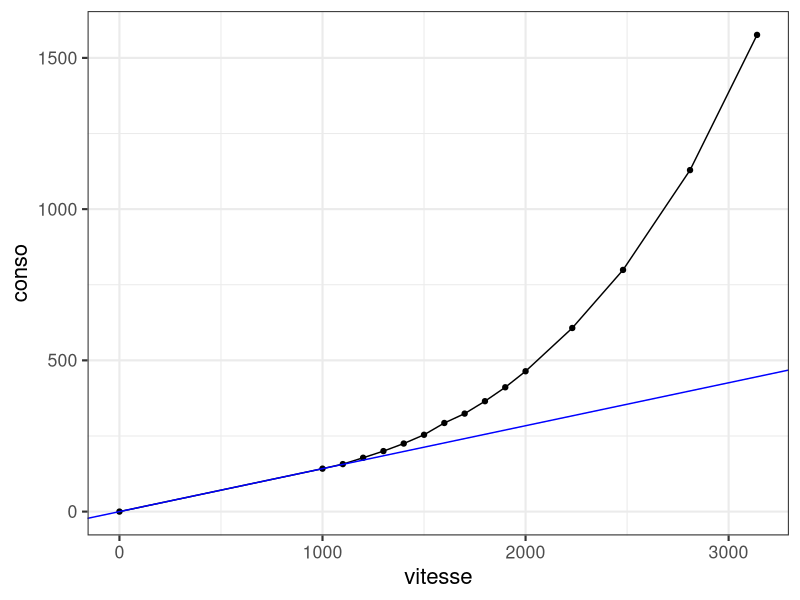
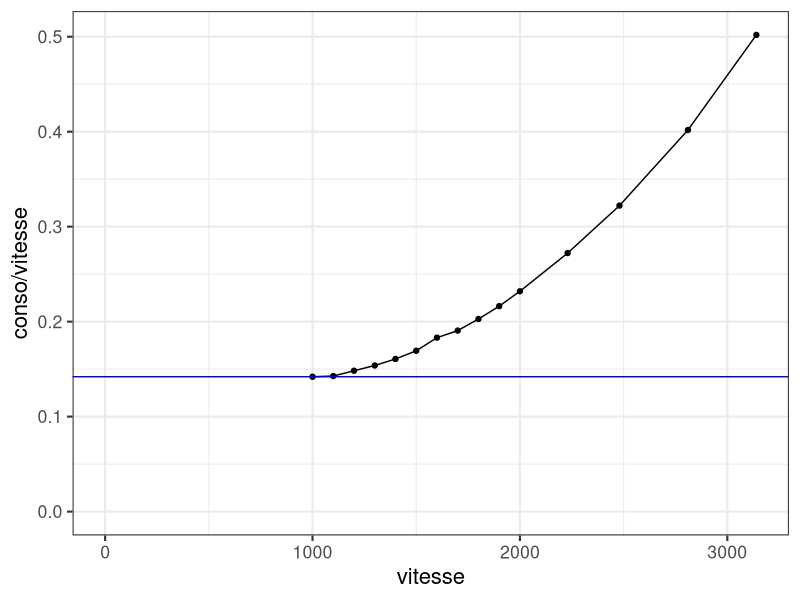

These figures' R source, in order:
vitesse <- c(0, 10:20 * 100, 2230, 2480, 2810, 3140)
conso <- c(0, 142, 157, 178, 200, 225, 254, 293, 324, 365, 411, 464, 607, 799, 1129, 1576)

library(ggplot2)
theme_set(theme_bw(16))
qplot(vitesse, conso) + 
  geom_line() +
  geom_abline(slope = 142 / 1000, color = "blue")

qplot(vitesse, conso / vitesse) +
  geom_line() + ylim(0, NA) +
  geom_hline(yintercept = min(conso / vitesse, na.rm = TRUE), color = "blue")
